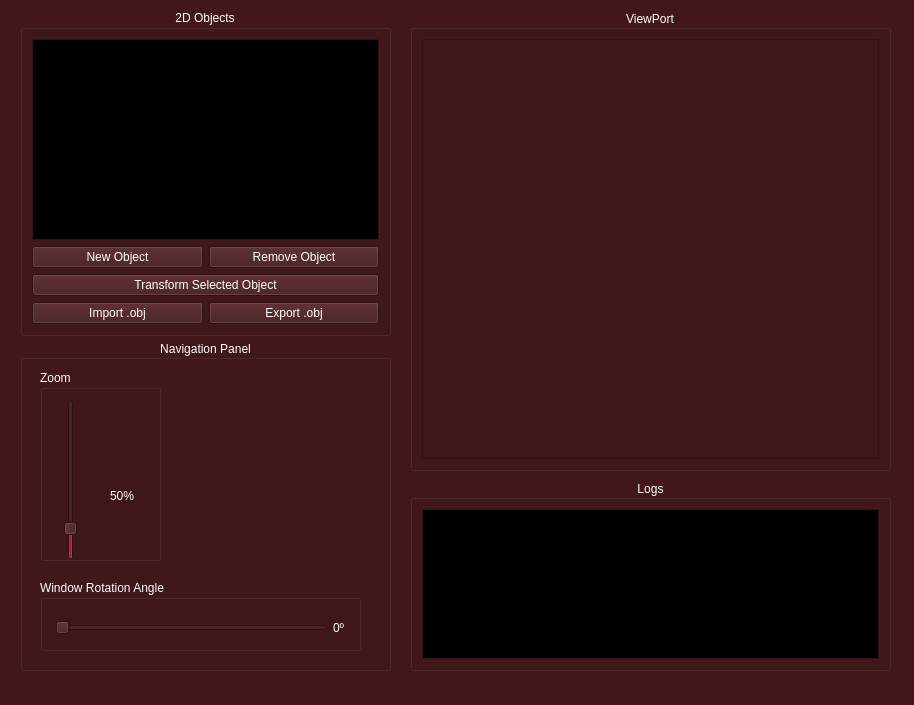
<?xml version="1.0" encoding="UTF-8"?>
<ui version="4.0">
 <class>SGI</class>
 <widget class="QWidget" name="SGI">
  <property name="enabled">
   <bool>true</bool>
  </property>
  <property name="geometry">
   <rect>
    <x>0</x>
    <y>0</y>
    <width>914</width>
    <height>705</height>
   </rect>
  </property>
  <property name="sizePolicy">
   <sizepolicy hsizetype="Fixed" vsizetype="Fixed">
    <horstretch>0</horstretch>
    <verstretch>0</verstretch>
   </sizepolicy>
  </property>
  <property name="minimumSize">
   <size>
    <width>914</width>
    <height>705</height>
   </size>
  </property>
  <property name="maximumSize">
   <size>
    <width>914</width>
    <height>705</height>
   </size>
  </property>
  <property name="palette">
   <palette>
    <active>
     <colorrole role="WindowText">
      <brush brushstyle="SolidPattern">
       <color alpha="255">
        <red>255</red>
        <green>255</green>
        <blue>255</blue>
       </color>
      </brush>
     </colorrole>
     <colorrole role="Button">
      <brush brushstyle="SolidPattern">
       <color alpha="255">
        <red>65</red>
        <green>23</green>
        <blue>27</blue>
       </color>
      </brush>
     </colorrole>
     <colorrole role="Light">
      <brush brushstyle="SolidPattern">
       <color alpha="255">
        <red>98</red>
        <green>34</green>
        <blue>41</blue>
       </color>
      </brush>
     </colorrole>
     <colorrole role="Midlight">
      <brush brushstyle="SolidPattern">
       <color alpha="255">
        <red>81</red>
        <green>28</green>
        <blue>34</blue>
       </color>
      </brush>
     </colorrole>
     <colorrole role="Dark">
      <brush brushstyle="SolidPattern">
       <color alpha="255">
        <red>33</red>
        <green>11</green>
        <blue>14</blue>
       </color>
      </brush>
     </colorrole>
     <colorrole role="Mid">
      <brush brushstyle="SolidPattern">
       <color alpha="255">
        <red>43</red>
        <green>15</green>
        <blue>18</blue>
       </color>
      </brush>
     </colorrole>
     <colorrole role="Text">
      <brush brushstyle="SolidPattern">
       <color alpha="255">
        <red>255</red>
        <green>255</green>
        <blue>255</blue>
       </color>
      </brush>
     </colorrole>
     <colorrole role="BrightText">
      <brush brushstyle="SolidPattern">
       <color alpha="255">
        <red>255</red>
        <green>255</green>
        <blue>255</blue>
       </color>
      </brush>
     </colorrole>
     <colorrole role="ButtonText">
      <brush brushstyle="SolidPattern">
       <color alpha="255">
        <red>255</red>
        <green>255</green>
        <blue>255</blue>
       </color>
      </brush>
     </colorrole>
     <colorrole role="Base">
      <brush brushstyle="SolidPattern">
       <color alpha="255">
        <red>0</red>
        <green>0</green>
        <blue>0</blue>
       </color>
      </brush>
     </colorrole>
     <colorrole role="Window">
      <brush brushstyle="SolidPattern">
       <color alpha="255">
        <red>65</red>
        <green>23</green>
        <blue>27</blue>
       </color>
      </brush>
     </colorrole>
     <colorrole role="Shadow">
      <brush brushstyle="SolidPattern">
       <color alpha="255">
        <red>0</red>
        <green>0</green>
        <blue>0</blue>
       </color>
      </brush>
     </colorrole>
     <colorrole role="Highlight">
      <brush brushstyle="SolidPattern">
       <color alpha="255">
        <red>139</red>
        <green>24</green>
        <blue>46</blue>
       </color>
      </brush>
     </colorrole>
     <colorrole role="Link">
      <brush brushstyle="SolidPattern">
       <color alpha="255">
        <red>255</red>
        <green>75</green>
        <blue>61</blue>
       </color>
      </brush>
     </colorrole>
     <colorrole role="AlternateBase">
      <brush brushstyle="SolidPattern">
       <color alpha="255">
        <red>32</red>
        <green>11</green>
        <blue>13</blue>
       </color>
      </brush>
     </colorrole>
     <colorrole role="ToolTipBase">
      <brush brushstyle="SolidPattern">
       <color alpha="255">
        <red>255</red>
        <green>255</green>
        <blue>220</blue>
       </color>
      </brush>
     </colorrole>
     <colorrole role="ToolTipText">
      <brush brushstyle="SolidPattern">
       <color alpha="255">
        <red>0</red>
        <green>0</green>
        <blue>0</blue>
       </color>
      </brush>
     </colorrole>
     <colorrole role="PlaceholderText">
      <brush brushstyle="SolidPattern">
       <color alpha="127">
        <red>255</red>
        <green>255</green>
        <blue>255</blue>
       </color>
      </brush>
     </colorrole>
     <colorrole role="Accent">
      <brush brushstyle="SolidPattern">
       <color alpha="255">
        <red>0</red>
        <green>0</green>
        <blue>0</blue>
       </color>
      </brush>
     </colorrole>
    </active>
    <inactive>
     <colorrole role="WindowText">
      <brush brushstyle="SolidPattern">
       <color alpha="255">
        <red>255</red>
        <green>255</green>
        <blue>255</blue>
       </color>
      </brush>
     </colorrole>
     <colorrole role="Button">
      <brush brushstyle="SolidPattern">
       <color alpha="255">
        <red>65</red>
        <green>23</green>
        <blue>27</blue>
       </color>
      </brush>
     </colorrole>
     <colorrole role="Light">
      <brush brushstyle="SolidPattern">
       <color alpha="255">
        <red>98</red>
        <green>34</green>
        <blue>41</blue>
       </color>
      </brush>
     </colorrole>
     <colorrole role="Midlight">
      <brush brushstyle="SolidPattern">
       <color alpha="255">
        <red>81</red>
        <green>28</green>
        <blue>34</blue>
       </color>
      </brush>
     </colorrole>
     <colorrole role="Dark">
      <brush brushstyle="SolidPattern">
       <color alpha="255">
        <red>33</red>
        <green>11</green>
        <blue>14</blue>
       </color>
      </brush>
     </colorrole>
     <colorrole role="Mid">
      <brush brushstyle="SolidPattern">
       <color alpha="255">
        <red>43</red>
        <green>15</green>
        <blue>18</blue>
       </color>
      </brush>
     </colorrole>
     <colorrole role="Text">
      <brush brushstyle="SolidPattern">
       <color alpha="255">
        <red>255</red>
        <green>255</green>
        <blue>255</blue>
       </color>
      </brush>
     </colorrole>
     <colorrole role="BrightText">
      <brush brushstyle="SolidPattern">
       <color alpha="255">
        <red>255</red>
        <green>255</green>
        <blue>255</blue>
       </color>
      </brush>
     </colorrole>
     <colorrole role="ButtonText">
      <brush brushstyle="SolidPattern">
       <color alpha="255">
        <red>255</red>
        <green>255</green>
        <blue>255</blue>
       </color>
      </brush>
     </colorrole>
     <colorrole role="Base">
      <brush brushstyle="SolidPattern">
       <color alpha="255">
        <red>0</red>
        <green>0</green>
        <blue>0</blue>
       </color>
      </brush>
     </colorrole>
     <colorrole role="Window">
      <brush brushstyle="SolidPattern">
       <color alpha="255">
        <red>65</red>
        <green>23</green>
        <blue>27</blue>
       </color>
      </brush>
     </colorrole>
     <colorrole role="Shadow">
      <brush brushstyle="SolidPattern">
       <color alpha="255">
        <red>0</red>
        <green>0</green>
        <blue>0</blue>
       </color>
      </brush>
     </colorrole>
     <colorrole role="Highlight">
      <brush brushstyle="SolidPattern">
       <color alpha="255">
        <red>139</red>
        <green>24</green>
        <blue>46</blue>
       </color>
      </brush>
     </colorrole>
     <colorrole role="Link">
      <brush brushstyle="SolidPattern">
       <color alpha="255">
        <red>255</red>
        <green>75</green>
        <blue>61</blue>
       </color>
      </brush>
     </colorrole>
     <colorrole role="AlternateBase">
      <brush brushstyle="SolidPattern">
       <color alpha="255">
        <red>32</red>
        <green>11</green>
        <blue>13</blue>
       </color>
      </brush>
     </colorrole>
     <colorrole role="ToolTipBase">
      <brush brushstyle="SolidPattern">
       <color alpha="255">
        <red>255</red>
        <green>255</green>
        <blue>220</blue>
       </color>
      </brush>
     </colorrole>
     <colorrole role="ToolTipText">
      <brush brushstyle="SolidPattern">
       <color alpha="255">
        <red>0</red>
        <green>0</green>
        <blue>0</blue>
       </color>
      </brush>
     </colorrole>
     <colorrole role="PlaceholderText">
      <brush brushstyle="SolidPattern">
       <color alpha="127">
        <red>255</red>
        <green>255</green>
        <blue>255</blue>
       </color>
      </brush>
     </colorrole>
     <colorrole role="Accent">
      <brush brushstyle="SolidPattern">
       <color alpha="255">
        <red>0</red>
        <green>0</green>
        <blue>0</blue>
       </color>
      </brush>
     </colorrole>
    </inactive>
    <disabled>
     <colorrole role="WindowText">
      <brush brushstyle="SolidPattern">
       <color alpha="255">
        <red>33</red>
        <green>11</green>
        <blue>14</blue>
       </color>
      </brush>
     </colorrole>
     <colorrole role="Button">
      <brush brushstyle="SolidPattern">
       <color alpha="255">
        <red>65</red>
        <green>23</green>
        <blue>27</blue>
       </color>
      </brush>
     </colorrole>
     <colorrole role="Light">
      <brush brushstyle="SolidPattern">
       <color alpha="255">
        <red>98</red>
        <green>34</green>
        <blue>41</blue>
       </color>
      </brush>
     </colorrole>
     <colorrole role="Midlight">
      <brush brushstyle="SolidPattern">
       <color alpha="255">
        <red>81</red>
        <green>28</green>
        <blue>34</blue>
       </color>
      </brush>
     </colorrole>
     <colorrole role="Dark">
      <brush brushstyle="SolidPattern">
       <color alpha="255">
        <red>33</red>
        <green>11</green>
        <blue>14</blue>
       </color>
      </brush>
     </colorrole>
     <colorrole role="Mid">
      <brush brushstyle="SolidPattern">
       <color alpha="255">
        <red>43</red>
        <green>15</green>
        <blue>18</blue>
       </color>
      </brush>
     </colorrole>
     <colorrole role="Text">
      <brush brushstyle="SolidPattern">
       <color alpha="255">
        <red>33</red>
        <green>11</green>
        <blue>14</blue>
       </color>
      </brush>
     </colorrole>
     <colorrole role="BrightText">
      <brush brushstyle="SolidPattern">
       <color alpha="255">
        <red>255</red>
        <green>255</green>
        <blue>255</blue>
       </color>
      </brush>
     </colorrole>
     <colorrole role="ButtonText">
      <brush brushstyle="SolidPattern">
       <color alpha="255">
        <red>33</red>
        <green>11</green>
        <blue>14</blue>
       </color>
      </brush>
     </colorrole>
     <colorrole role="Base">
      <brush brushstyle="SolidPattern">
       <color alpha="255">
        <red>65</red>
        <green>23</green>
        <blue>27</blue>
       </color>
      </brush>
     </colorrole>
     <colorrole role="Window">
      <brush brushstyle="SolidPattern">
       <color alpha="255">
        <red>65</red>
        <green>23</green>
        <blue>27</blue>
       </color>
      </brush>
     </colorrole>
     <colorrole role="Shadow">
      <brush brushstyle="SolidPattern">
       <color alpha="255">
        <red>0</red>
        <green>0</green>
        <blue>0</blue>
       </color>
      </brush>
     </colorrole>
     <colorrole role="Link">
      <brush brushstyle="SolidPattern">
       <color alpha="255">
        <red>255</red>
        <green>75</green>
        <blue>61</blue>
       </color>
      </brush>
     </colorrole>
     <colorrole role="AlternateBase">
      <brush brushstyle="SolidPattern">
       <color alpha="255">
        <red>65</red>
        <green>23</green>
        <blue>27</blue>
       </color>
      </brush>
     </colorrole>
     <colorrole role="ToolTipBase">
      <brush brushstyle="SolidPattern">
       <color alpha="255">
        <red>255</red>
        <green>255</green>
        <blue>220</blue>
       </color>
      </brush>
     </colorrole>
     <colorrole role="ToolTipText">
      <brush brushstyle="SolidPattern">
       <color alpha="255">
        <red>0</red>
        <green>0</green>
        <blue>0</blue>
       </color>
      </brush>
     </colorrole>
     <colorrole role="PlaceholderText">
      <brush brushstyle="SolidPattern">
       <color alpha="127">
        <red>33</red>
        <green>11</green>
        <blue>14</blue>
       </color>
      </brush>
     </colorrole>
     <colorrole role="Accent">
      <brush brushstyle="SolidPattern">
       <color alpha="255">
        <red>46</red>
        <green>16</green>
        <blue>19</blue>
       </color>
      </brush>
     </colorrole>
    </disabled>
   </palette>
  </property>
  <property name="cursor">
   <cursorShape>ArrowCursor</cursorShape>
  </property>
  <property name="mouseTracking">
   <bool>false</bool>
  </property>
  <property name="windowTitle">
   <string>SGI</string>
  </property>
  <property name="toolTip">
   <string/>
  </property>
  <property name="autoFillBackground">
   <bool>false</bool>
  </property>
  <widget class="QGroupBox" name="Objects">
   <property name="enabled">
    <bool>true</bool>
   </property>
   <property name="geometry">
    <rect>
     <x>20</x>
     <y>10</y>
     <width>371</width>
     <height>326</height>
    </rect>
   </property>
   <property name="sizePolicy">
    <sizepolicy hsizetype="Preferred" vsizetype="Preferred">
     <horstretch>0</horstretch>
     <verstretch>0</verstretch>
    </sizepolicy>
   </property>
   <property name="autoFillBackground">
    <bool>false</bool>
   </property>
   <property name="inputMethodHints">
    <set>Qt::InputMethodHint::ImhNone</set>
   </property>
   <property name="title">
    <string>2D Objects</string>
   </property>
   <property name="alignment">
    <set>Qt::AlignmentFlag::AlignHCenter|Qt::AlignmentFlag::AlignTop</set>
   </property>
   <property name="flat">
    <bool>false</bool>
   </property>
   <property name="checkable">
    <bool>false</bool>
   </property>
   <layout class="QHBoxLayout" name="horizontalLayout_3">
    <item>
     <layout class="QVBoxLayout" name="verticalLayout">
      <item>
       <widget class="QListWidget" name="objectsList">
        <property name="cursor" stdset="0">
         <cursorShape>PointingHandCursor</cursorShape>
        </property>
       </widget>
      </item>
      <item>
       <layout class="QHBoxLayout" name="horizontalLayout">
        <item>
         <widget class="QPushButton" name="createObject">
          <property name="cursor">
           <cursorShape>PointingHandCursor</cursorShape>
          </property>
          <property name="text">
           <string>New Object</string>
          </property>
          <property name="checkable">
           <bool>false</bool>
          </property>
          <property name="checked">
           <bool>false</bool>
          </property>
          <property name="autoDefault">
           <bool>false</bool>
          </property>
          <property name="default">
           <bool>false</bool>
          </property>
          <property name="flat">
           <bool>false</bool>
          </property>
         </widget>
        </item>
        <item>
         <widget class="QPushButton" name="removeObject">
          <property name="cursor">
           <cursorShape>PointingHandCursor</cursorShape>
          </property>
          <property name="styleSheet">
           <string notr="true"/>
          </property>
          <property name="text">
           <string>Remove Object</string>
          </property>
         </widget>
        </item>
       </layout>
      </item>
      <item>
       <widget class="QPushButton" name="transformObject">
        <property name="cursor">
         <cursorShape>PointingHandCursor</cursorShape>
        </property>
        <property name="styleSheet">
         <string notr="true"/>
        </property>
        <property name="text">
         <string>Transform Selected Object</string>
        </property>
       </widget>
      </item>
      <item>
       <layout class="QHBoxLayout" name="horizontalLayout_6">
        <item>
         <widget class="QPushButton" name="importButton">
          <property name="text">
           <string>Import .obj</string>
          </property>
         </widget>
        </item>
        <item>
         <widget class="QPushButton" name="exportButton">
          <property name="text">
           <string>Export .obj</string>
          </property>
         </widget>
        </item>
       </layout>
      </item>
     </layout>
    </item>
   </layout>
  </widget>
  <widget class="QGroupBox" name="Navigation">
   <property name="geometry">
    <rect>
     <x>20</x>
     <y>340</y>
     <width>371</width>
     <height>331</height>
    </rect>
   </property>
   <property name="cursor">
    <cursorShape>ArrowCursor</cursorShape>
   </property>
   <property name="acceptDrops">
    <bool>false</bool>
   </property>
   <property name="title">
    <string>Navigation Panel</string>
   </property>
   <property name="alignment">
    <set>Qt::AlignmentFlag::AlignCenter</set>
   </property>
   <property name="flat">
    <bool>false</bool>
   </property>
   <property name="checkable">
    <bool>false</bool>
   </property>
   <widget class="QGroupBox" name="Zoom">
    <property name="geometry">
     <rect>
      <x>20</x>
      <y>30</y>
      <width>121</width>
      <height>191</height>
     </rect>
    </property>
    <property name="title">
     <string>Zoom</string>
    </property>
    <widget class="QSlider" name="zoomSlider">
     <property name="geometry">
      <rect>
       <x>20</x>
       <y>30</y>
       <width>22</width>
       <height>160</height>
      </rect>
     </property>
     <property name="cursor">
      <cursorShape>PointingHandCursor</cursorShape>
     </property>
     <property name="minimum">
      <number>1</number>
     </property>
     <property name="maximum">
      <number>300</number>
     </property>
     <property name="value">
      <number>50</number>
     </property>
     <property name="orientation">
      <enum>Qt::Orientation::Vertical</enum>
     </property>
    </widget>
    <widget class="QWidget" name="layoutWidget">
     <property name="geometry">
      <rect>
       <x>60</x>
       <y>30</y>
       <width>44</width>
       <height>151</height>
      </rect>
     </property>
     <layout class="QVBoxLayout" name="verticalLayout_2">
      <item>
       <widget class="QPushButton" name="zoomInButton">
        <property name="cursor">
         <cursorShape>PointingHandCursor</cursorShape>
        </property>
        <property name="styleSheet">
         <string notr="true">QPushButton {
      background: transparent;
      border: none;
  }
  QPushButton:pressed {
      background: transparent;
  }
  QPushButton:hover {
      background: transparent;
  }</string>
        </property>
        <property name="text">
         <string/>
        </property>
        <property name="icon">
         <iconset>
          <normaloff>../assets/zoomIn.png</normaloff>../assets/zoomIn.png</iconset>
        </property>
        <property name="iconSize">
         <size>
          <width>38</width>
          <height>38</height>
         </size>
        </property>
        <property name="flat">
         <bool>true</bool>
        </property>
       </widget>
      </item>
      <item>
       <widget class="QPushButton" name="zoomOutButton">
        <property name="cursor">
         <cursorShape>PointingHandCursor</cursorShape>
        </property>
        <property name="styleSheet">
         <string notr="true">QPushButton {
      background: transparent;
      border: none;
  }
  QPushButton:pressed {
      background: transparent;
  }
  QPushButton:hover {
      background: transparent;
  }</string>
        </property>
        <property name="text">
         <string/>
        </property>
        <property name="icon">
         <iconset>
          <normaloff>../assets/zoomOut.png</normaloff>../assets/zoomOut.png</iconset>
        </property>
        <property name="iconSize">
         <size>
          <width>38</width>
          <height>38</height>
         </size>
        </property>
        <property name="flat">
         <bool>true</bool>
        </property>
       </widget>
      </item>
      <item>
       <widget class="QLabel" name="zoomLabel">
        <property name="text">
         <string>50%</string>
        </property>
        <property name="alignment">
         <set>Qt::AlignmentFlag::AlignCenter</set>
        </property>
       </widget>
      </item>
     </layout>
    </widget>
   </widget>
   <widget class="QLabel" name="imageNavigation">
    <property name="geometry">
     <rect>
      <x>180</x>
      <y>50</y>
      <width>171</width>
      <height>171</height>
     </rect>
    </property>
    <property name="text">
     <string/>
    </property>
    <property name="pixmap">
     <pixmap>../assets/dpad.png</pixmap>
    </property>
   </widget>
   <widget class="QPushButton" name="navUpButton">
    <property name="geometry">
     <rect>
      <x>190</x>
      <y>40</y>
      <width>151</width>
      <height>71</height>
     </rect>
    </property>
    <property name="cursor">
     <cursorShape>PointingHandCursor</cursorShape>
    </property>
    <property name="styleSheet">
     <string notr="true">QPushButton {
      background: transparent;
      border: none;
  }
  QPushButton:pressed {
      background: transparent;
  }
  QPushButton:hover {
      background: transparent;
  }</string>
    </property>
    <property name="text">
     <string/>
    </property>
    <property name="default">
     <bool>false</bool>
    </property>
    <property name="flat">
     <bool>true</bool>
    </property>
   </widget>
   <widget class="QPushButton" name="navLeftButton">
    <property name="geometry">
     <rect>
      <x>180</x>
      <y>100</y>
      <width>81</width>
      <height>71</height>
     </rect>
    </property>
    <property name="cursor">
     <cursorShape>PointingHandCursor</cursorShape>
    </property>
    <property name="styleSheet">
     <string notr="true">QPushButton {
      background: transparent;
      border: none;
  }
  QPushButton:pressed {
      background: transparent;
  }
  QPushButton:hover {
      background: transparent;
  }</string>
    </property>
    <property name="text">
     <string/>
    </property>
    <property name="default">
     <bool>false</bool>
    </property>
    <property name="flat">
     <bool>true</bool>
    </property>
   </widget>
   <widget class="QPushButton" name="navRightButton">
    <property name="geometry">
     <rect>
      <x>260</x>
      <y>100</y>
      <width>91</width>
      <height>71</height>
     </rect>
    </property>
    <property name="sizePolicy">
     <sizepolicy hsizetype="Fixed" vsizetype="Fixed">
      <horstretch>0</horstretch>
      <verstretch>0</verstretch>
     </sizepolicy>
    </property>
    <property name="cursor">
     <cursorShape>PointingHandCursor</cursorShape>
    </property>
    <property name="styleSheet">
     <string notr="true">QPushButton {
      background: transparent;
      border: none;
  }
  QPushButton:pressed {
      background: transparent;
  }
  QPushButton:hover {
      background: transparent;
  }</string>
    </property>
    <property name="text">
     <string/>
    </property>
    <property name="default">
     <bool>false</bool>
    </property>
    <property name="flat">
     <bool>true</bool>
    </property>
   </widget>
   <widget class="QPushButton" name="navDownButton">
    <property name="geometry">
     <rect>
      <x>190</x>
      <y>160</y>
      <width>151</width>
      <height>71</height>
     </rect>
    </property>
    <property name="cursor">
     <cursorShape>PointingHandCursor</cursorShape>
    </property>
    <property name="styleSheet">
     <string notr="true">QPushButton {
      background: transparent;
      border: none;
  }
  QPushButton:pressed {
      background: transparent;
  }
  QPushButton:hover {
      background: transparent;
  }</string>
    </property>
    <property name="text">
     <string/>
    </property>
    <property name="default">
     <bool>false</bool>
    </property>
    <property name="flat">
     <bool>true</bool>
    </property>
   </widget>
   <widget class="QGroupBox" name="groupBox_3">
    <property name="geometry">
     <rect>
      <x>20</x>
      <y>240</y>
      <width>321</width>
      <height>71</height>
     </rect>
    </property>
    <property name="title">
     <string>Window Rotation Angle</string>
    </property>
    <widget class="QWidget" name="layoutWidget">
     <property name="geometry">
      <rect>
       <x>15</x>
       <y>33</y>
       <width>291</width>
       <height>29</height>
      </rect>
     </property>
     <layout class="QHBoxLayout" name="horizontalLayout_5">
      <item>
       <widget class="QSlider" name="windowRotationSlider">
        <property name="minimum">
         <number>0</number>
        </property>
        <property name="maximum">
         <number>360</number>
        </property>
        <property name="singleStep">
         <number>1</number>
        </property>
        <property name="pageStep">
         <number>1</number>
        </property>
        <property name="orientation">
         <enum>Qt::Orientation::Horizontal</enum>
        </property>
        <property name="tickPosition">
         <enum>QSlider::TickPosition::NoTicks</enum>
        </property>
        <property name="tickInterval">
         <number>0</number>
        </property>
       </widget>
      </item>
      <item>
       <widget class="QLabel" name="windowRotationLabel">
        <property name="text">
         <string>0º</string>
        </property>
       </widget>
      </item>
     </layout>
    </widget>
   </widget>
  </widget>
  <widget class="QGroupBox" name="groupBox">
   <property name="geometry">
    <rect>
     <x>410</x>
     <y>480</y>
     <width>481</width>
     <height>191</height>
    </rect>
   </property>
   <property name="title">
    <string>Logs</string>
   </property>
   <property name="alignment">
    <set>Qt::AlignmentFlag::AlignCenter</set>
   </property>
   <layout class="QHBoxLayout" name="horizontalLayout_2">
    <item>
     <widget class="QListWidget" name="logsBox">
      <property name="palette">
       <palette>
        <active>
         <colorrole role="ToolTipText">
          <brush brushstyle="SolidPattern">
           <color alpha="255">
            <red>43</red>
            <green>43</green>
            <blue>43</blue>
           </color>
          </brush>
         </colorrole>
        </active>
        <inactive>
         <colorrole role="ToolTipText">
          <brush brushstyle="SolidPattern">
           <color alpha="255">
            <red>43</red>
            <green>43</green>
            <blue>43</blue>
           </color>
          </brush>
         </colorrole>
        </inactive>
        <disabled>
         <colorrole role="ToolTipText">
          <brush brushstyle="SolidPattern">
           <color alpha="255">
            <red>43</red>
            <green>43</green>
            <blue>43</blue>
           </color>
          </brush>
         </colorrole>
        </disabled>
       </palette>
      </property>
      <property name="frameShape">
       <enum>QFrame::Shape::StyledPanel</enum>
      </property>
      <property name="horizontalScrollBarPolicy">
       <enum>Qt::ScrollBarPolicy::ScrollBarAlwaysOff</enum>
      </property>
      <property name="sizeAdjustPolicy">
       <enum>QAbstractScrollArea::SizeAdjustPolicy::AdjustToContents</enum>
      </property>
      <property name="dragEnabled">
       <bool>false</bool>
      </property>
      <property name="alternatingRowColors">
       <bool>true</bool>
      </property>
      <property name="selectionMode">
       <enum>QAbstractItemView::SelectionMode::NoSelection</enum>
      </property>
      <property name="movement">
       <enum>QListView::Movement::Free</enum>
      </property>
      <property name="flow">
       <enum>QListView::Flow::TopToBottom</enum>
      </property>
      <property name="isWrapping" stdset="0">
       <bool>false</bool>
      </property>
      <property name="wordWrap">
       <bool>true</bool>
      </property>
      <property name="currentRow">
       <number>-1</number>
      </property>
      <property name="sortingEnabled">
       <bool>false</bool>
      </property>
     </widget>
    </item>
   </layout>
  </widget>
  <widget class="QGroupBox" name="groupBox_2">
   <property name="geometry">
    <rect>
     <x>410</x>
     <y>10</y>
     <width>481</width>
     <height>461</height>
    </rect>
   </property>
   <property name="title">
    <string>ViewPort</string>
   </property>
   <property name="alignment">
    <set>Qt::AlignmentFlag::AlignCenter</set>
   </property>
   <layout class="QHBoxLayout" name="horizontalLayout_4">
    <item>
     <widget class="QFrame" name="frame">
      <property name="frameShape">
       <enum>QFrame::Shape::StyledPanel</enum>
      </property>
      <property name="frameShadow">
       <enum>QFrame::Shadow::Raised</enum>
      </property>
     </widget>
    </item>
   </layout>
  </widget>
 </widget>
 <resources/>
 <connections/>
</ui>
